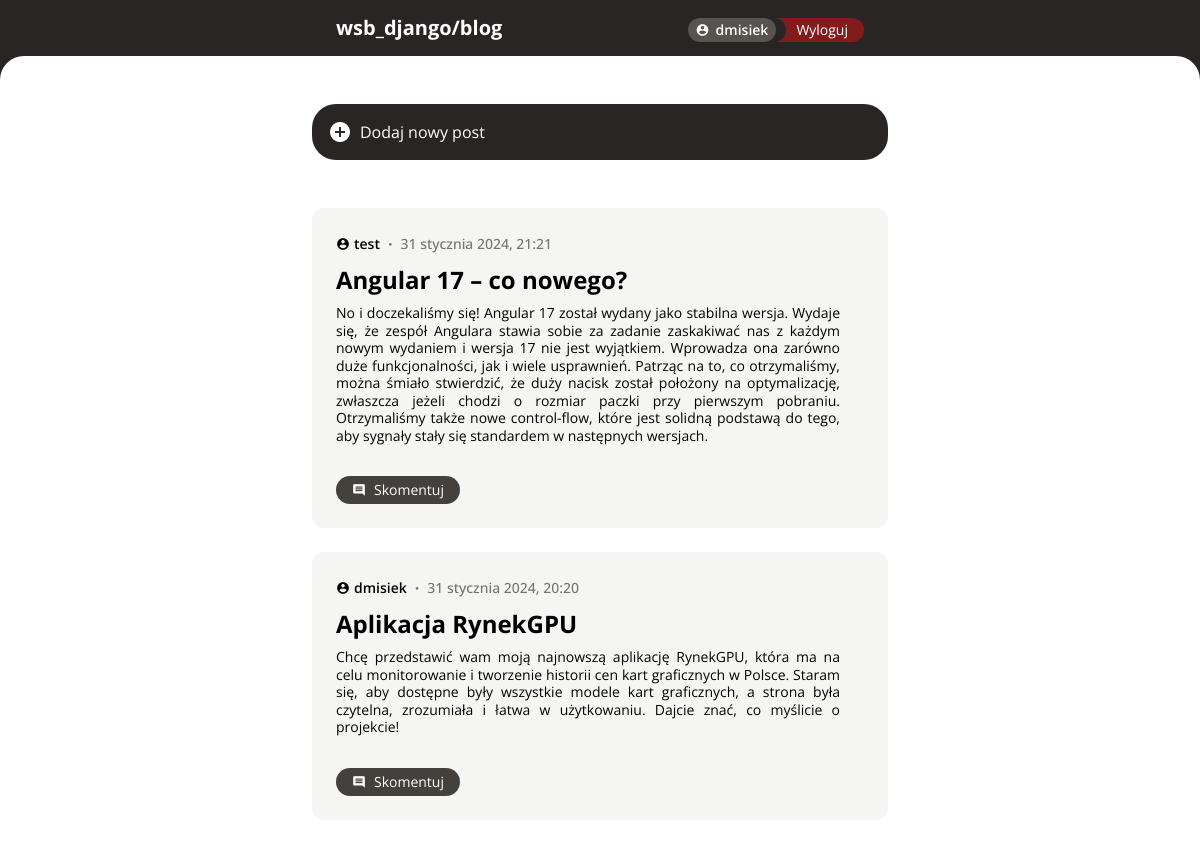
The app's page / (signed in) with its own data.
### blog/models.py (models this page shows)
class Post(models.Model):
    id = models.AutoField(primary_key=True)
    title = models.CharField(max_length=250)
    content = models.TextField()
    author = models.ForeignKey(User, null=True, on_delete=models.CASCADE)
    created_at = models.DateTimeField(auto_now_add=True)
    updated_at = models.DateTimeField(auto_now=True)

### blog/views.py (the view)
# urls.py: path('', views.post_index, name='post.index'),
def post_index(request):
    context = {
        'posts': Post.objects.all().order_by('-created_at')
    }
    return render(request, 'post_index.html', context)

### blog/templates/post_index.html (shortened to what this page needs)
{% extends "base.html" %}
{% load i18n %}
{% block content %}
    <div class="w-full bg-stone-800 h-12">
        <div class="w-full h-full bg-white rounded-t-3xl"></div>
    </div>
    <a href="/create" class="hover:scale-105 duration-200">
        <button type="submit" class="bg-stone-800 rounded-3xl p-4 flex items-center gap-x-2 w-full max-w-xl mx-auto text-white">
            <i>add_circle</i>
            Dodaj nowy post
        </button>
    </a>
    <div class="w-full max-w-xl mx-auto flex flex-col gap-y-6 mt-12">
        {% for post in posts %}
            <div class="w-full bg-stone-100 rounded-xl p-6 pr-12">
                <div class="flex gap-x-2 items-center">
                    <div class="flex items-center gap-x-1">
                        <i class="text-sm">account_circle</i>
                        <span class="text-sm font-semibold">{{ post.author }}</span>
                    </div>
                    <span class="font-bold text-stone-500">·</span>
                    {% language 'pl' %}
                        <span class="text-stone-500 font-medium text-sm">{{ post.created_at | date:"j E Y, G:H"}}</span>
                    {% endlanguage %}
                </div>
                <a class="text-2xl font-bold mt-2 block" href="/{{ post.id }}">{{ post.title }}</a>
                <p class="mt-2 text-sm leading-tight text-justify">{{ post.content }}</p>
                <div class="flex justify-between items-center mt-8 ">
                    <div class="flex gap-x-1">
                        <a href="/{{ post.id }}"
                           class="bg-stone-700 rounded-full px-4 py-1 text-white flex items-center w-max text-sm gap-x-2">
                            <i class="text-sm text-white">comment</i>
                            Skomentuj
                        </a>
                    </div>
                </div>
            </div>
        {% endfor %}
    </div>
{% endblock %}

### blog/templates/base.html (shortened to what this page needs)
<!DOCTYPE html>
<html lang="en">
  <head>
    <script src="https://cdn.tailwindcss.com?plugins=forms,typography,aspect-ratio,line-clamp"></script>
  </head>
  <body class="pb-36">
    <nav class="h-14 bg-stone-800 text-white flex items-center justify-center sticky top-0 z-50">
      <div class="w-full max-w-xl flex justify-between px-6">
        <a href="/" class="font-bold text-xl">wsb_django/blog</a>
        <div class="flex items-end">
          {% if request.user.is_authenticated %}
            <div class="bg-stone-600 rounded-full px-2 flex items-center justify-center gap-x-1.5 h-6 relative z-10">
              <i class="text-sm text-white">account_circle</i>
              <span class="font-semibold text-sm">{{ request.user.username }}</span>
            </div>
            <a href="/logout"
               class="bg-red-800/80  rounded-r-full px-4 pl-5 py-1 text-white flex items-center w-max text-sm gap-x-2 text-sm h-6
                          relative before:w-6 before:h-6 before:bg-stone-800 before:content-[''] before:absolute before:-left-3.5 before:rounded-r-full">
              Wyloguj
            </a>
          {% else %}
            <a href="/login"
               class="bg-red-800/80 rounded-full px-4 py-1 text-white flex items-center w-max text-sm gap-x-2 h-6">
              Zaloguj
            </a>
          {% endif %}
        </div>
      </div>
    </nav>
    <main>
      {% block content %} {% endblock %}
    </main>
  </body>
</html>

### blog/templates/base.html (style rules this page uses)
*:not(i) { font-family: 'Open Sans', sans-serif; }
i { font-family: 'Material Icons'; font-weight: normal; font-style: normal; font-size: 24px; line-height: 1; letter-spacing: normal; text-transform: none; display: inline-block; white-space: nowrap; word-wrap: normal; direction: ltr; -webkit-font-feature-settings: 'liga'; -webkit-font-smoothing: antialiased; }

### records on screen
Post: author "test", created_at "31 stycznia 2024, 21:21", title "Angular 17 – co nowego?", content "No i doczekaliśmy się! Angular 17 został wydany jako stabilna wersja. Wydaje się, że zespół Angulara stawia sobie za zadanie zaskakiwać nas z każdym nowym wydaniem i wersja 17 nie jest wyjątkiem. Wprowadza ona zarówno duże funkcjonalności, jak i wiele usprawnień. Patrząc na to, co otrzymaliśmy, można śmiało stwierdzić, że duży nacisk został położony na optymalizację, zwłaszcza jeżeli chodzi o rozmiar paczki przy pierwszym pobraniu. Otrzymaliśmy także nowe control-flow, które jest solidną podstawą do tego, aby sygnały stały się standardem w następnych wersjach."
Post: author "dmisiek", created_at "31 stycznia 2024, 20:20", title "Aplikacja RynekGPU", content "Chcę przedstawić wam moją najnowszą aplikację RynekGPU, która ma na celu monitorowanie i tworzenie historii cen kart graficznych w Polsce. Staram się, aby dostępne były wszystkie modele kart graficznych, a strona była czytelna, zrozumiała i łatwa w użytkowaniu. Dajcie znać, co myślicie o projekcie!"

### other values on screen
{{ request.user.username }} "dmisiek"
